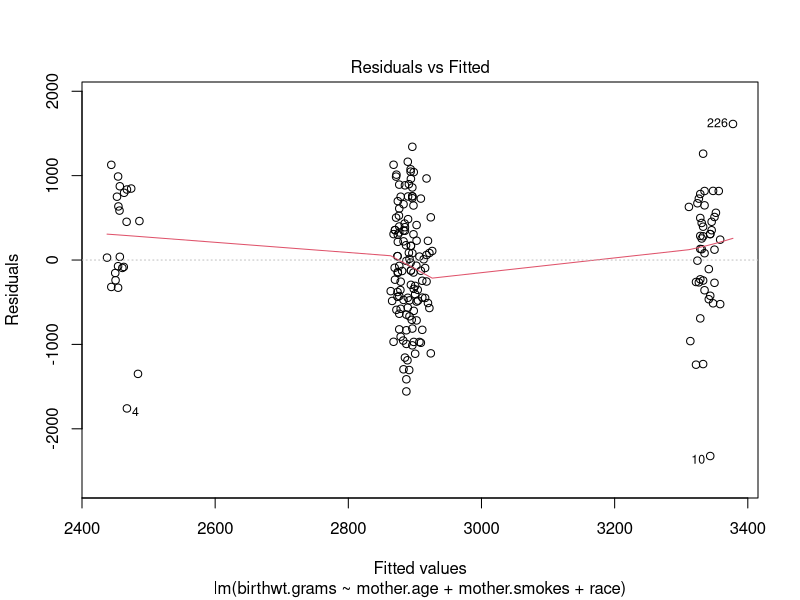
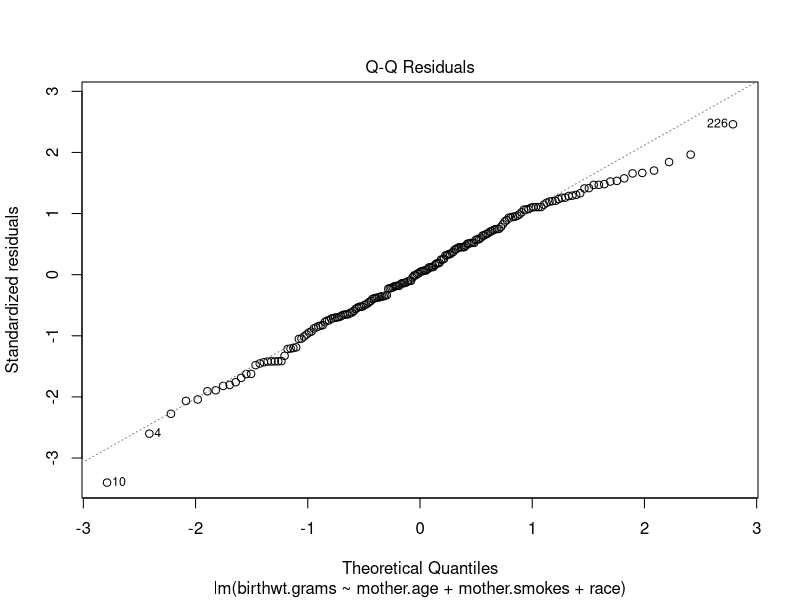
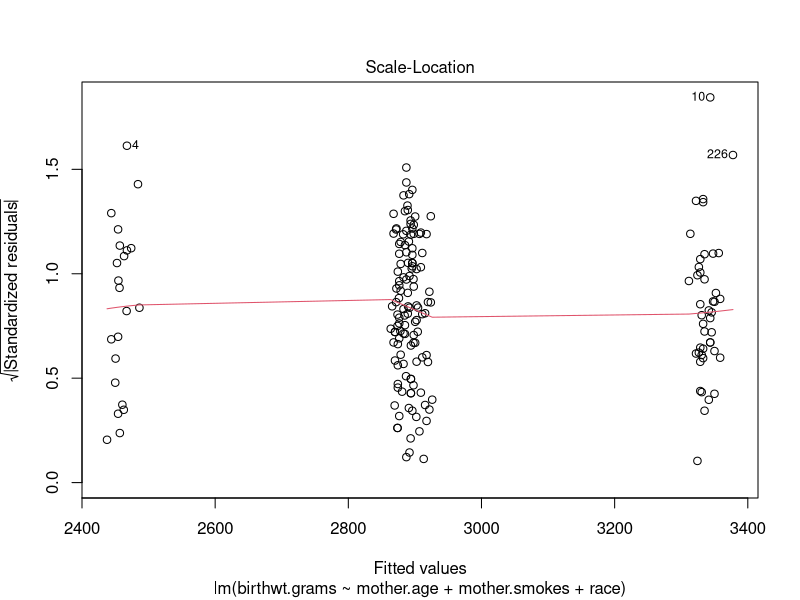
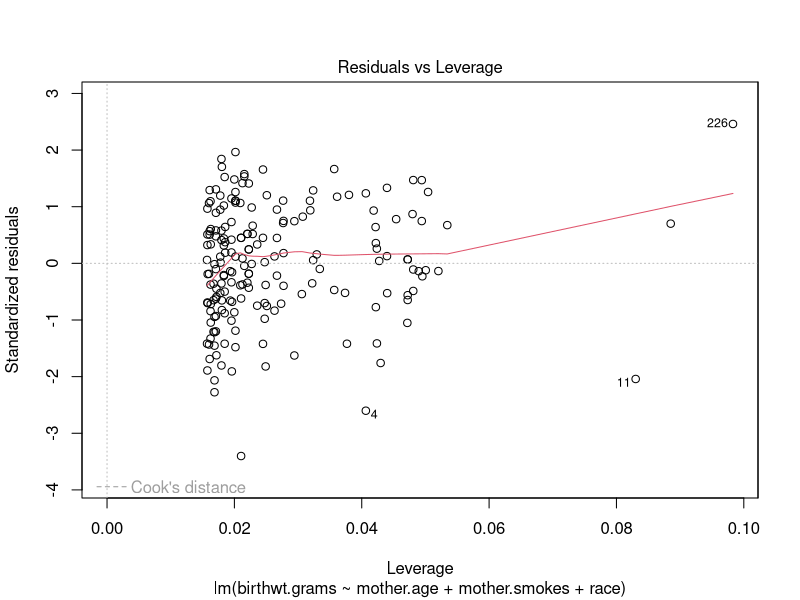
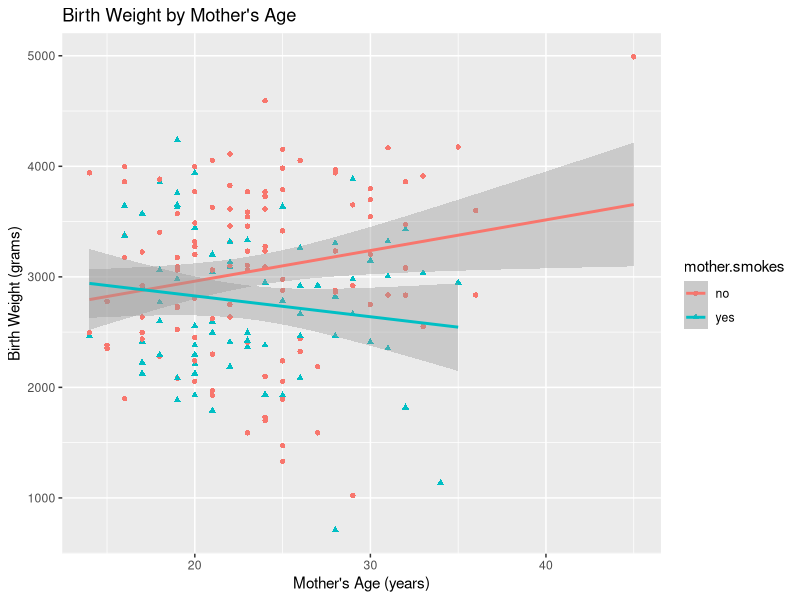
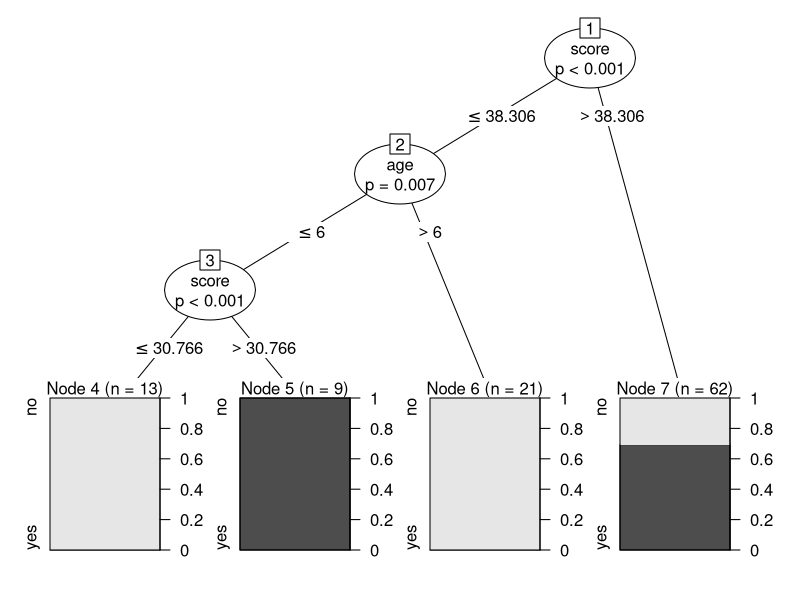

The R script that drew these images, in order: (Note: this script raises an error after producing the figures.)
## ---- chunk 1
knitr::opts_chunk$set(echo = TRUE)
## ---- chunk 2
library(MASS)
library(plyr)
library(ggplot2)
## ---- chunk 3
# Rename the columns to have more descriptive names
colnames(birthwt) <- c("birthwt.below.2500", "mother.age", "mother.weight", 
    "race", "mother.smokes", "previous.prem.labor", "hypertension", "uterine.irr", 
    "physician.visits", "birthwt.grams")

# Transform variables to factors with descriptive levels

## ---- chunk 4
birthwt <- transform(birthwt, 
            race = as.factor(mapvalues(race, c(1, 2, 3), 
                              c("white","black", "other"))),
            mother.smokes = as.factor(mapvalues(mother.smokes, 
                              c(0,1), c("no", "yes"))),
            hypertension = as.factor(mapvalues(hypertension, 
                              c(0,1), c("no", "yes"))),
            uterine.irr = as.factor(mapvalues(uterine.irr, 
                              c(0,1), c("no", "yes")))
            )
## ---- chunk 5
View(birthwt)
## ---- chunk 6
phys.visit.binned <- birthwt$physician.visits
phys.visit.binned[phys.visit.binned >= 3] <- "3.or.more"
birthwt <- transform(birthwt, phys.visit.binned = as.factor(phys.visit.binned))

birthwt$phys.visit.binned
## ---- chunk 7
View(birthwt)
## ---- chunk 8
birthwt.lm <- lm(birthwt.grams ~ mother.age + mother.smokes + race, data = birthwt)

summary(birthwt.lm)
plot(birthwt.lm)
## ---- chunk 9
ggplot(birthwt, aes(x=mother.age, y=birthwt.grams, shape=mother.smokes, color=mother.smokes)) + 
  geom_point() + 
  geom_smooth(method = "lm") + 
  ylab("Birth Weight (grams)") + 
  xlab("Mother's Age (years)") + 
  ggtitle("Birth Weight by Mother's Age") 
## ---- chunk 10
View(birthwt)
## ---- chunk 11
library(party)
print(head(readingSkills))
## ---- chunk 12
View(readingSkills)
## ---- chunk 13
input.dat <- readingSkills[c(1:105),]

# Give the chart file a name.
png(file = "decision_tree.png")

# Create the tree.
  output.tree <- ctree(
  nativeSpeaker ~ age + shoeSize + score, 
  data = input.dat)

## ---- chunk 14
plot(output.tree)
## ---- chunk 15
formula_birthwt <- lm(birthwt.grams ~ mother.smokes + mother.weight + race, data=birthwt)
summary(formula_birthwt)
## ---- chunk 16
pd <- predict(birthwt.lm, birthwt[2,], level = 0.99)
str(pd)
pd

pd <- predict(birthwt.lm, birthwt[3,], level = 0.99)
str(pd)

## ---- chunk 17
library(rpart)
## ---- chunk 18
set.seed(15)
example_tree<-sample(1:nrow(birthwt),0.75*nrow(birthwt))
## ---- chunk 19
View(birthwt)
## ---- chunk 20
birthwtTree<-rpart(low~.-bwt,data=birthwt[example_tree,], method = 'class')
plot(birthwtTree)
text(birthwtTree, pretty = 0)
## ---- chunk 21
birthwPred<-predict(birthwtTree, birthwt[-example_tree, ], type = 'class')
table(birthwPred, birthwt[-example_tree, ]$low)
